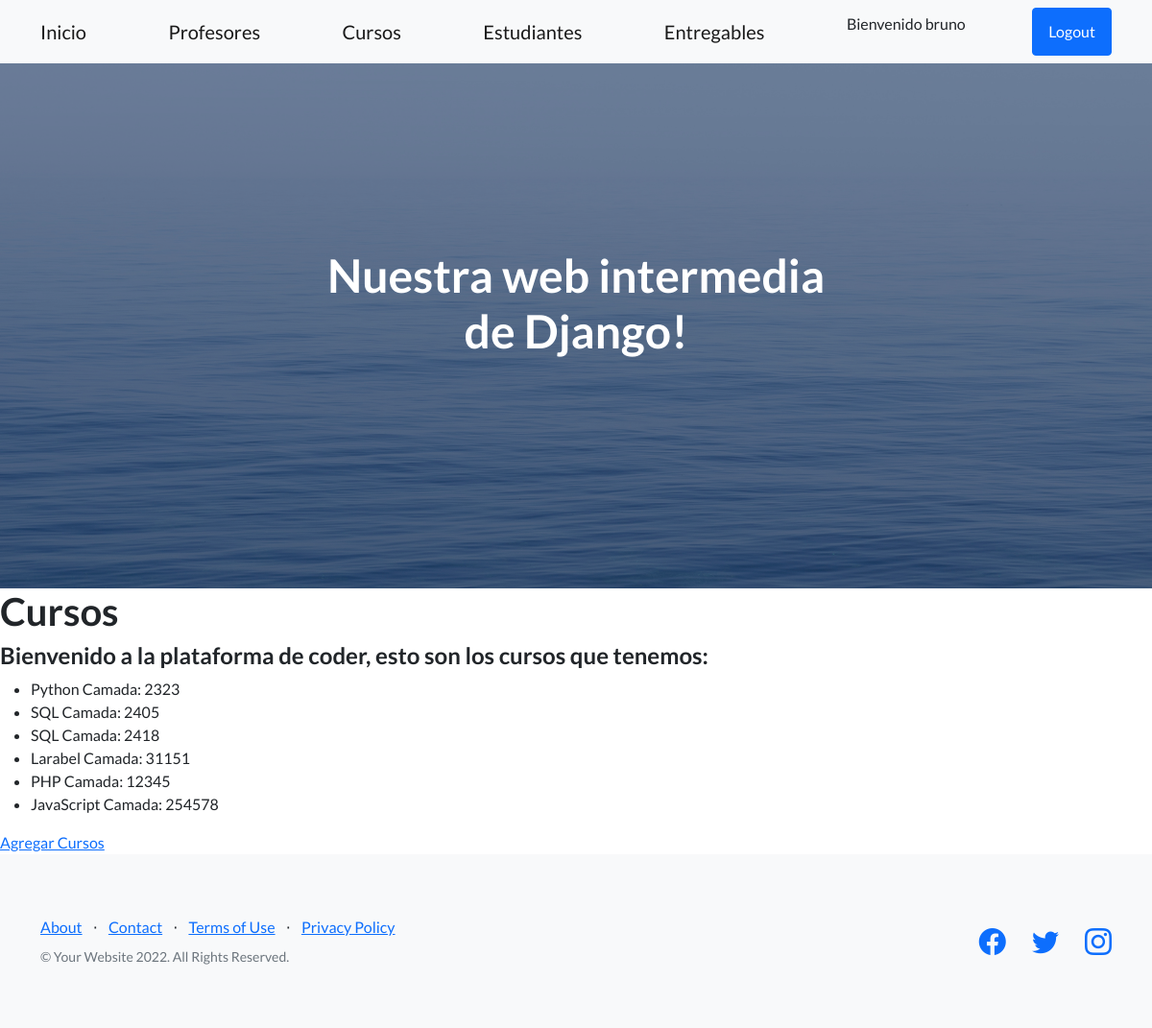
Before: /app-coder/Cursos (signed in) with the older database file.
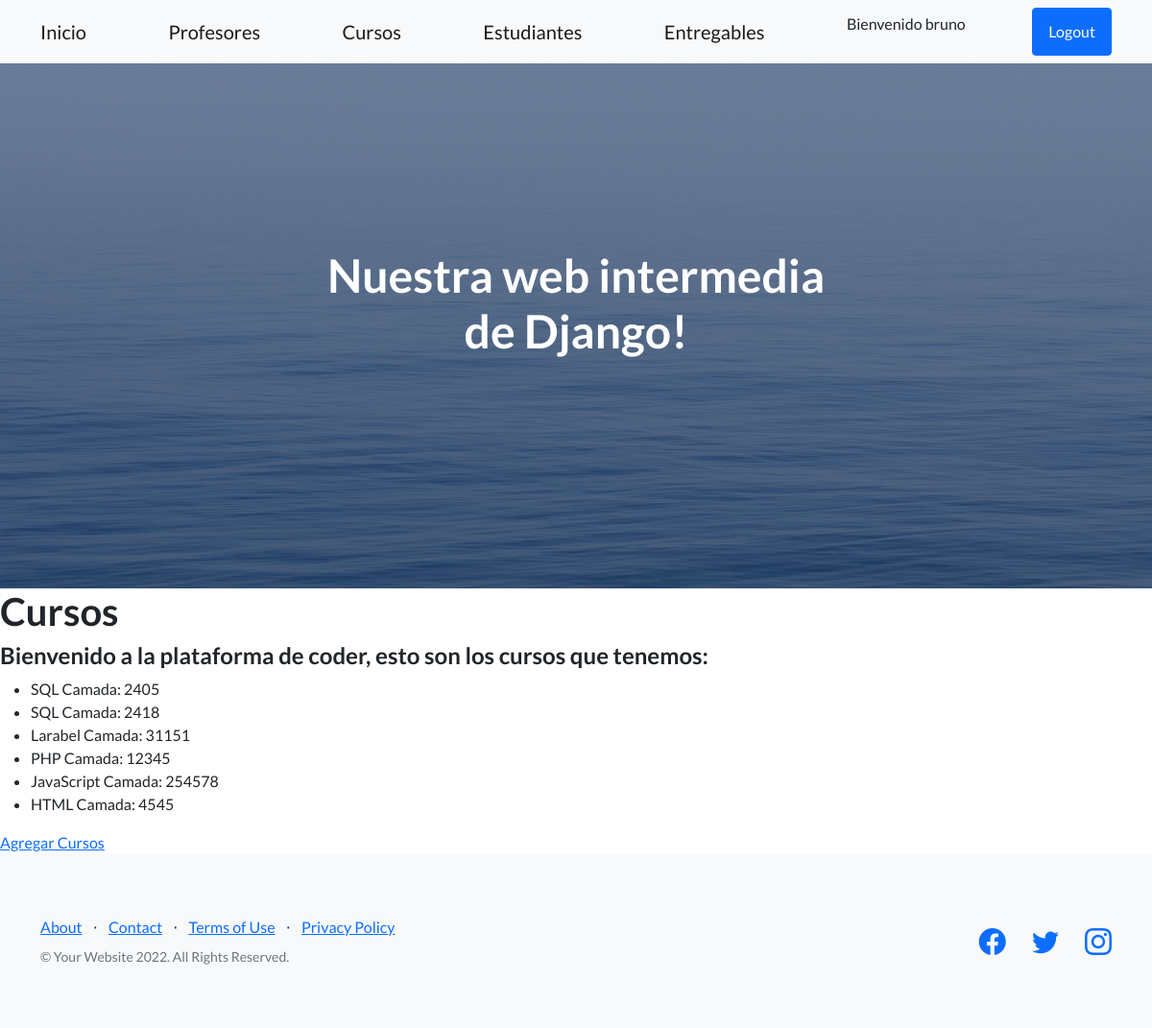
After: the same page with the newer database file.
### appcoder/models.py (models this page shows, shortened)
class Curso(models.Model):
    nombre = models.CharField(max_length=50)
    camada = models.IntegerField()

### appcoder/views.py (the view)
# urls.py: path("Cursos", Cursos2, name="Cursos"),
@login_required
def Cursos2(request):
    lista = Curso.objects.all()
    return render(request, "cursos.html", {"lista_cursos" : lista})

### appcoder/templates/cursos.html
{% extends 'padre.html' %}
{% load static %}
{% block contenidoQueCambia %}
    <h1>Cursos</h1>
    <h4>Bienvenido a la plataforma de coder, esto son los cursos que tenemos:</h4>
    <ul>
        {% for curso in lista_cursos %}
            <li>
                {{curso.nombre}} Camada: {{curso.camada}}
            </li>
        {% endfor %}
    </ul>
    <a href = "{% url 'CursoFormulario'  %}">
        Agregar Cursos
    </a>
{% endblock contenidoQueCambia %}

Changed rows visible on the page:
removed Curso: nombre "Python", camada "2323"
added Curso: nombre "HTML", camada "4545"
